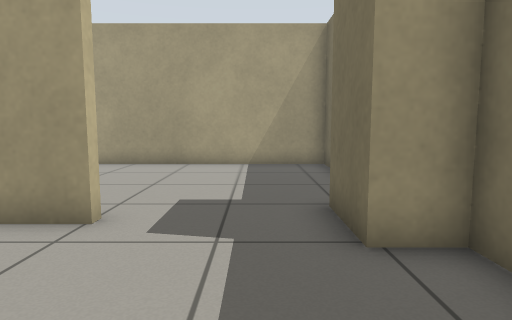
View 1 (above)

21 first-person views from a walk through a robot-simulator world made for Gazebo. The camera is 0.72 m above the floor, tilts 6° down and sees 75° across. The floor is counted in squares, 0.5 m on a side. Each view is taken from the middle of a square. On the plan, view 1 faces up. The plan holds only what a view shows up to about 15 squares ahead; the rest is blank.

View 2
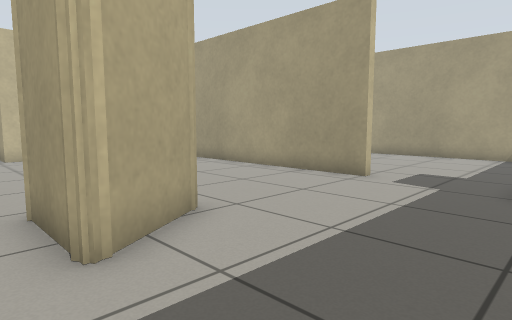

View 3
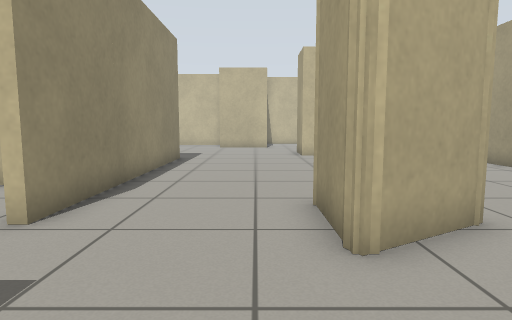

View 4
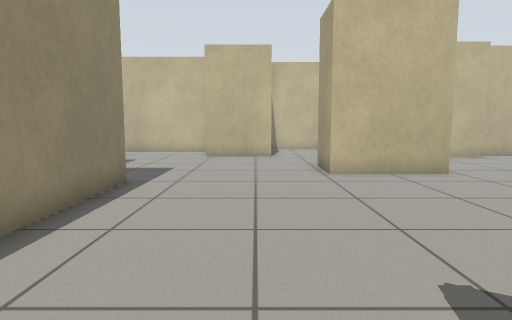

View 5
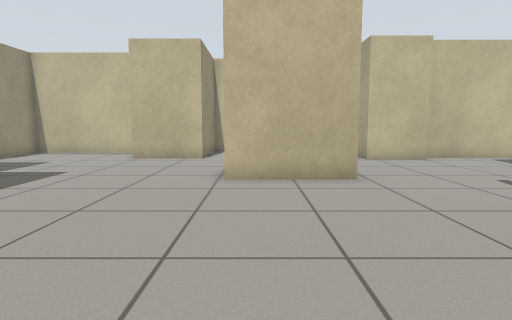

View 6
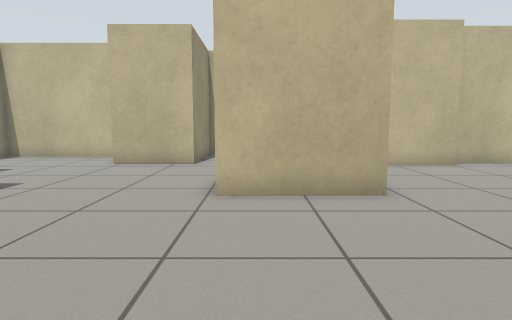

View 7
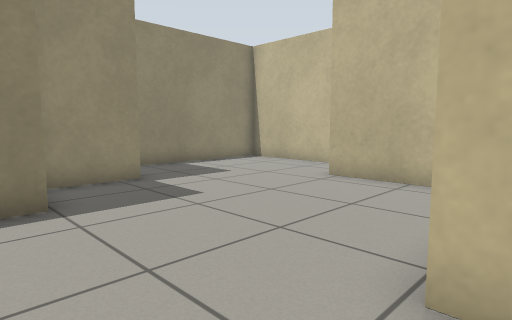

View 8
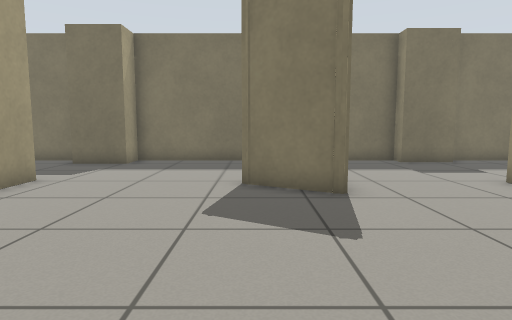

View 9
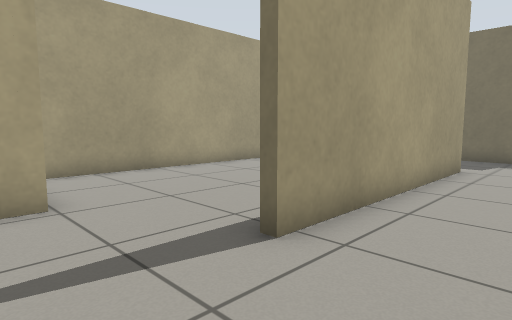

View 10
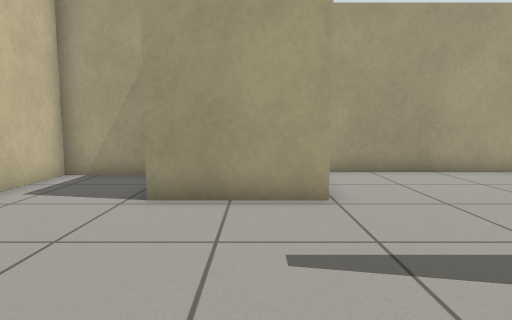

View 11
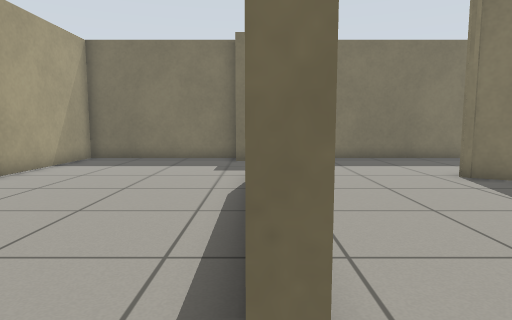

View 12
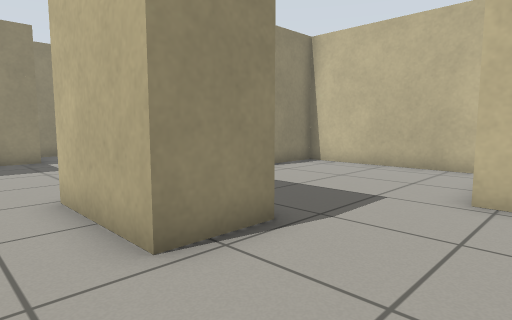

View 13
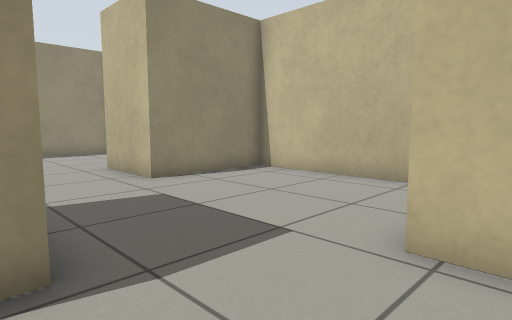

View 14
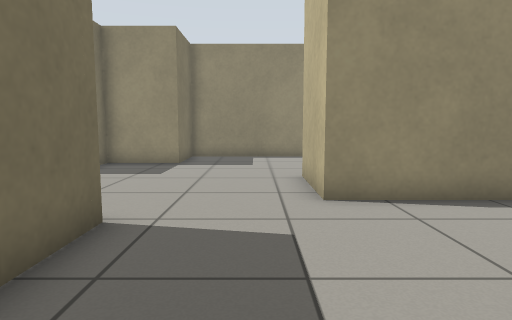

View 15
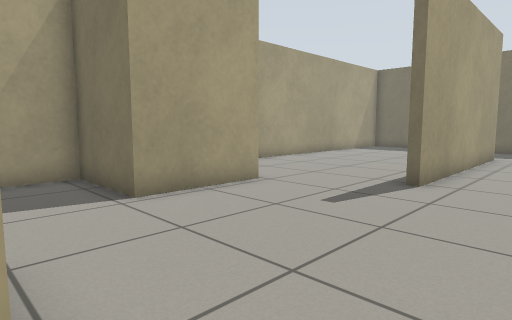

View 16
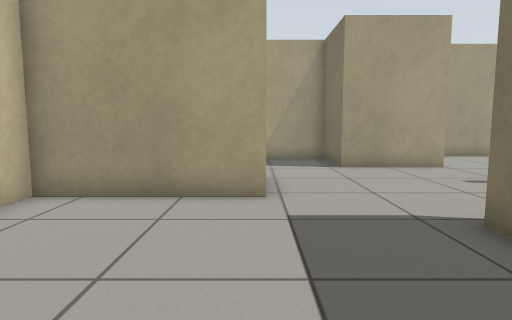

View 17
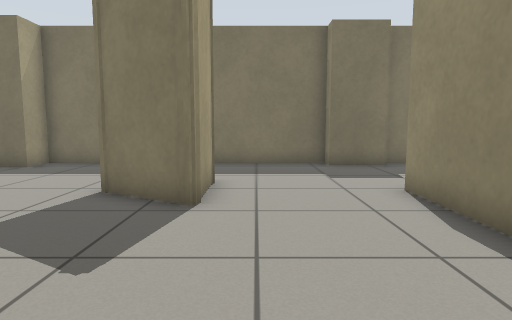

View 18
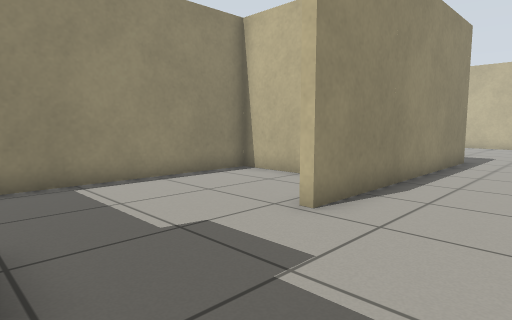

View 19
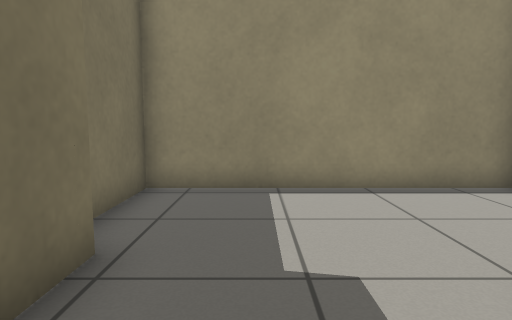

View 20
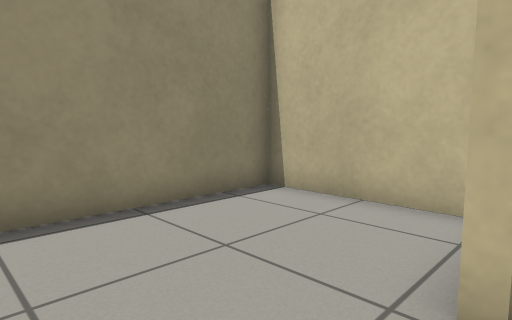

View 21
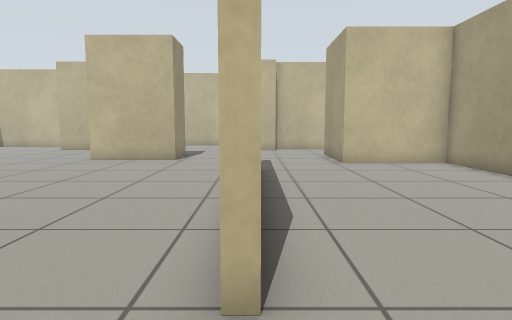

### Floor plan
Points are (right, up) in squares from view 1. A wall is a line through its corners. A room is listed if a view was taken in it or the views show most of it. See-through windows are left out.
Room 1 (views 1, 2, 3, 4, 18, 19, 20)
walls: (-2.8, -0.6) (-1.6, -2.7) (-1.6, -2.9) (-4.2, -2.9); (1.8, -7.6) (1.8, -6.6) (2.5, -6.6) (2.5, 3.8) (1.3, 3.8); (-4.6, -7.3) (-2.6, -7.3); (-2.4, 4.7) (-3.4, 4.7)
ways out: opening at (-3.5, -5) to room 2; opening at (-3, 2) to room 2; opening at (-0.5, 5) to room 3; opening at (-0.5, -7) to room 5
Room 2 (views 5, 6, 7, 8, 17)
walls: (-12.5, -7.3) (-4.6, -7.3); (-13.7, 0.4) (-13.7, -1.8) (-15.7, -1.8); (-19.3, -4.5) (-19.3, -6.4); (-4.2, -2.9) (-2.8, -0.6); (-22, -7.4) (-22, -12.2) (-15.1, -12.2) (-15.1, -9.5) (-12.4, -9.5) (-12.4, -8.9); (-3.4, 4.7) (-10.9, 4.7)
ways out: opening at (-3.5, -5) to room 1; opening at (-3, 2) to room 1; opening at (-11.8, 2.5) to room 3; opening at (-17.5, -3) to room 4
Room 3 (views 9, 10, 11, 12, 13, 14, 21)
walls: (-10.9, 4.7) (-10.9, 5.1); (-2.4, 5.1) (-2.4, 4.7); (-15.7, 1.7) (-13.7, 1.7) (-13.7, 0.4); (-18.8, 6.1) (-18.8, 3.6); (1.3, 3.8) (1.3, 5.9); (2.5, 5.7) (2.5, 12.2) (-12.6, 12.2) (-12.6, 8.3) (-16.1, 8.3) (-16.1, 11.5) (-19.5, 11.5) (-19.5, 6.4)
ways out: opening at (-0.5, 5) to room 1; opening at (-11.8, 2.5) to room 2; opening at (-17, 2.3) to room 4
Room 4 (views 15, 16)
walls: (-18.8, 3.6) (-23.5, 3.6) (-23.5, -3.3) (-19.3, -3.3) (-19.3, -4.5); (-15.7, -1.8) (-15.7, 1.7)
ways out: opening at (-17.5, -3) to room 2; opening at (-17, 2.3) to room 3
Room 5 (no view inside)
walls: (1.8, -8.6) (1.8, -7.6); (-5.9, -8.2) (-5.9, -12.5) (2.5, -12.5) (2.5, -8.9)
ways out: opening at (-0.5, -7) to room 1

Where each view was taken, in squares from view 1:
view 1: 0 up, 0 right, facing up
view 2: 4 down, 2 right, facing up-left
view 3: 4 down, 2 right, facing left
view 4: 4 down, 4 left, facing left
view 5: 1 down, 5 left, facing left
view 6: 1 down, 7 left, facing left
view 7: 1 down, 11 left, facing down-left
view 8: 1 down, 11 left, facing right
view 9: 2 up, 14 left, facing up-right
view 10: 2 up, 14 left, facing up
view 11: 5 up, 12 left, facing right
view 12: 5 up, 12 left, facing down-left
view 13: 5 up, 15 left, facing down-left
view 14: 3 up, 18 left, facing down
view 15: 2 up, 19 left, facing up-right
view 16: 3 down, 19 left, facing up
view 17: 4 down, 10 left, facing right
view 18: 4 down, 2 right, facing down-left
view 19: 5 down, 0 right, facing down
view 20: 7 down, 0 right, facing down-left
view 21: 5 up, 0 right, facing left
